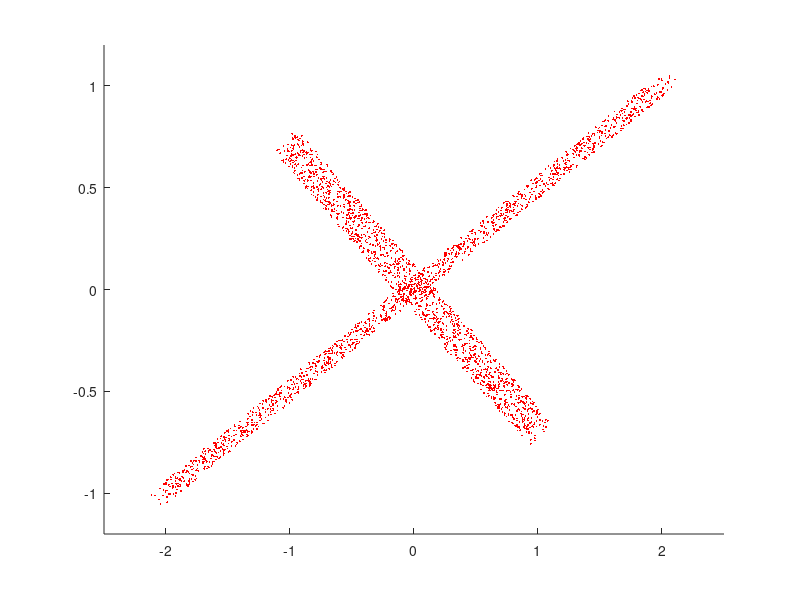

Here is the MATLAB script that generated this plot: (Note: this script raises an error after producing the figure.)
% Independent Components Analysis.   2-dimensional case.
%
% Based on the algorithm in A. J. Bell and T. J. Sejnowski (1995), An
% information-maximisation approach to blind separation and blind
% deconvolution.  Neural Computation 7(6):1004-1034.
%
% David S. Touretzky.  September, 1998.

if ~exist('demo_type','var'), demo_type = 'ica_cross'; end
if ~strcmp(demo_type,'ica_cross'), clear all; demo_type = 'ica_cross'; end
if ~exist('Npts','var'), Npts = 3000; end
if ~exist('Nepochs','var'), Nepochs = 200; end

if ~exist('eta','var'), eta = 0.5; end

nptsx = floor(Npts/2);
nptsy = Npts - nptsx;
pts = zeros(2,Npts);
pts(1,1:nptsx) = rand(1,nptsx)*2-1;
pts(2,nptsx+(1:nptsy)) = rand(1,nptsy)*2-1;
pts = pts + rand(2,Npts)*0.1-0.05;

A = [2 1; 1 -0.7];  % mixing matrix
x = A*pts;
x = x - mean(x,2)*ones(1,Npts); % assure zero mean

figure(gcf)
clf, whitebg(gcf,[0 0 0])
hold on
plot(x(1,:),x(2,:),'r.','MarkerSize',4)  % plot the data set as red dots
axis([-2.5 2.5 -1.2 1.2])
ax = axis;
drawnow
h1 = [];

W = [1 0; 0 1];
w0 = [0; 0];

for epoch=0:Nepochs
  u = W*x + w0*ones(1,Npts);
  y = sigmoid(u);
  Winv = inv(W);
  Winv(abs(Winv)<1e-5) = 1e-5;  % to protect against zero divides belowXS
  delete(h1)
  % plot the estimated mixing matrix as blue lines
  h1 = [ plot(ax(1:2),ax(1:2)*Winv(2,1)/Winv(1,1),'c'),
         plot(ax(1:2),ax(1:2)*Winv(2,2)/Winv(1,2),'c') ];
  W1 = Winv(:,1); W2 = Winv(:,2);
  xlabel(sprintf('%d epochs, angle=%5.2f deg.', ...
                 epoch, acos(dot(W1,W2)/norm(W1)/norm(W2))*180/pi))
  drawnow

  dW = inv(W') + (1 - 2*y)*x'/Npts;
  dw0 = 1 - 2*y;

  W = W + eta * dW;
  w0 = w0 + eta * mean(dw0,2);

end

Winv = inv(W);
Winv / min(min(abs(Winv)))

